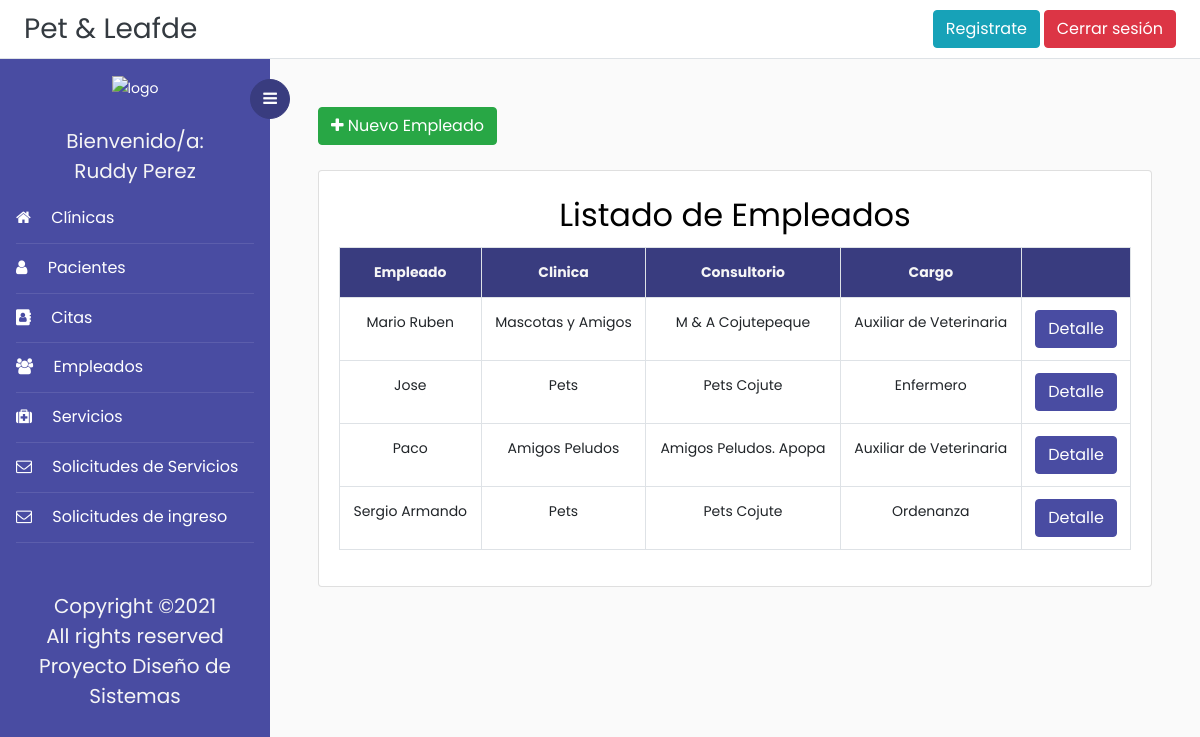
/listadoEmpleados/ (signed in), run on the app's committed database.
### Veterinaria/models.py (models this page shows, shortened)
class Empleado(models.Model):
    duiEmp = models.CharField(max_length=10, verbose_name="DUI", help_text="########-#",primary_key=True, validators=[formato_Dui])
    nombreEmp = models.CharField(max_length=100, validators=[solo_Letras])
    apellidoEmp = models.CharField(max_length=100, validators=[solo_Letras])
    telefonoEmp = models.CharField(max_length=10, help_text="####-####", validators=[formato_Telefono])
    cargo = models.CharField(max_length=50)
    salario = models.CharField(max_length=9, validators=[solo_Numeros])
    clinica = models.ForeignKey('Clinica', on_delete = models.PROTECT)
    consultorio = models.ForeignKey('Consultorio', on_delete = models.CASCADE)

class Consultorio(models.Model):
    clinica = models.ForeignKey('Clinica', on_delete = models.CASCADE)
    nombre = models.CharField(max_length=60)
    direccion = models.TextField()
    longitud = models.FloatField(blank=True, null=True)
    latitud = models.FloatField(blank=True, null=True)
    correoElectronico = models.CharField(max_length=200, null=True)
    horarios = models.CharField(max_length=50)
    telefono = models.CharField(max_length=9, validators=[formato_Telefono])
    servicios = models.ManyToManyField('Servicio')
    fechaIngreso = models.DateField(auto_now_add=True, null=True)
    ESTADO = (('Activa','Activa'),('Inactiva', 'Inactiva'))
    estado = models.CharField(max_length=10, choices=ESTADO, default="Activa")
    def __str__(self):
        return self.nombre

class Clinica(models.Model):
    id = models.IntegerField(primary_key = True)
    propietario = models.CharField(max_length=50, validators=[solo_Letras])
    nombre = models.CharField(max_length=60)
    direccion = models.TextField()
    horarios = models.CharField(max_length=50)
    telefono = models.CharField(max_length=9)
    fechaIngreso = models.DateField(auto_now_add=True, null=True)
    correoElectronico = models.CharField(max_length=200, null=True)
    ESTADO = (('Activa','Activa'),('Inactiva', 'Inactiva'))
    estado = models.CharField(max_length=10, choices=ESTADO, default="Activa")

### Veterinaria/views.py (the view)
# urls.py: path('listadoEmpleados/', login_required(ListarEmpleados.as_view()), name='listado_empleados'),
class ListarEmpleados(ListView):
    model = Empleado
    template_name = 'Plantillas/listadoEmpleados.html'
    context_object_name = 'empleados'

### Veterinaria/templates/Plantillas/listadoEmpleados.html (shortened to what this page needs)
{% extends 'base.html' %}
{% block content %}
<div class="d-flex justify-content-start">
		<a href="{% url 'crear_empleado' %}" class="btn btn-success"><i class="fa fa-plus" aria-hidden="true"></i> Nuevo Empleado</a>
</div>&nbsp;
<div class="row">
    <div class="col-md">
        <div class="card">
            <div class="card-body">
                <h2 align ="center">Listado de Empleados</h2>
                <table  class="table table-bordered ">
					<tr style="text-align: center; background-color: #393c7f; color:whitesmoke;">
						<th style="text-align: center">Empleado</th>
						<th style="text-align: center">Clinica</th>
						<th style="text-align: center">Consultorio</th>
						<th style="text-align: center">Cargo</th>
						<th></th>
					</tr>
					{% for p in empleados %}
						<tr>
							<td style="text-align: center">
								<div>{{p.nombreEmp}}</div>
							</td>
							<td style="text-align: center">
								<div>{{p.consultorio.clinica.nombre}}</div>
							</td>
							<td style="text-align: center">
								{{p.consultorio}}
							</td>
							<td style="text-align: center">
								{{p.cargo}}
							</td>
							<td style="text-align: center">
								<a href="{% url 'detalle_empleado' p.duiEmp %}" class="btn btn-primary" style="color:white;">Detalle</a>
							</td>
						</tr>
					{% endfor %}
				</table>
            </div>
        </div>
    </div>
</div>&nbsp;
{% endblock content%}

### Veterinaria/templates/base.html (shortened to what this page needs)
<!doctype html>
<html lang="en">
  <head>
	<link rel="stylesheet" href="https://cdnjs.cloudflare.com/ajax/libs/select2/4.0.13/css/select2.min.css" />
    <link rel="stylesheet" href="https://cdn.jsdelivr.net/bxslider/4.2.12/jquery.bxslider.css">
	<link rel="stylesheet" href="https://stackpath.bootstrapcdn.com/font-awesome/4.7.0/css/font-awesome.min.css">
    {% load static %}
	<link rel="stylesheet" href="{% static 'css/style.css' %}">
    <link href='https://api.mapbox.com/mapbox-gl-js/v2.3.1/mapbox-gl.css' rel='stylesheet' />
  </head>
  <body>
		{% block navbar %}
	  <div class="d-flex flex-column flex-md-row align-items-center p-2 px-md-4 bg-white border-bottom box-shadow">
      <h3 class="my-0 mr-md-auto font-weight-normal" ><a class="text-dark" href="{% url 'index' %}">Pet & Leafde</a></h3>
	  <a class="btn btn-info" href="{% url 'registro'%}">Registrate</a>&nbsp;
	  {% if request.user.is_authenticated %}
      <a class="btn btn-danger" href="{% url 'logout' %}">Cerrar sesión</a>
	  {% else %}
	  <a class="btn btn-success" href="{% url 'login' %}">Iniciar sesión</a>
	  {% endif %}
    </div>
		<div class="wrapper d-flex align-items-stretch">
			<nav id="sidebar">
				<div class="custom-menu">
					<button type="button" id="sidebarCollapse" class="btn btn-primary">
	          <i class="fa fa-bars"></i>
	        </button>
        </div>
				<div class="p-3">
        <div class="contenedor_logo" align="center">
            <img  class="logo"  src="{% static 'images/logo.png'%}" alt="logo">
        </div>&nbsp;
			{% if request.user.is_authenticated %}
			<h5 style="color:whitesmoke;" class="my-0 mr-md-auto font-weight-normal" align ="center">Bienvenido/a:</h5>
			<h5 style="color:whitesmoke;" align ='center'>{{user.first_name}} {{user.last_name}}</h5>
	        <ul class="list-unstyled components mb-5">
	          <li class="active">
	            <a href="{% url 'listar_clinica' %}"><span class="fa fa-home mr-3"></span> Clínicas</a>
	          </li>
	          <li class="active">
	            <a href="{% url 'listado_pacientes' %}"><span class="fa fa-user mr-3"></span> Pacientes</a>
	          </li>
	          <li class="active">
              <a href="{% url 'listado_citas' %}"><span class="fa fa-address-book mr-3"></span> Citas</a>
	          </li>
	          <li class="active">
              	<a href="{% url 'listado_empleados' %}"><span class="fa fa-users mr-3"></span> Empleados</a>
	          </li>
			  <li class="active">
              	<a href="{% url 'listado_servicios' %}"><span class="fa fa-medkit mr-3"></span> Servicios</a>
	          </li>
			  <li class="active">
              	<a href="{% url 'listado_solicitud_servicio' %}"><span class="fa fa-envelope-o mr-3"></span> Solicitudes de Servicios</a>
	          </li>
			  <li class="active">
				<a href="{% url 'listado_solicitudes' %}"><span class="fa fa-envelope-o mr-3"></span> Solicitudes de ingreso</a>
			</li>
			</ul>
			{% endif %}
	        <div class="footer">
	        	<h5 align="center" style="color:whitesmoke;">
						  Copyright &copy;<script>document.write(new Date().getFullYear());</script><br>
						  All rights reserved <br> Proyecto Diseño de Sistemas
	        </div>
	      </div>
    	</nav>
        {% endblock navbar%}
      <div id="content" class="p-4 p-md-5 pt-5">
	  {% block content %}{% endblock content%}
  </body>
</html>

### data on the page
Empleado: nombreEmp "Mario Ruben", consultorio.clinica.nombre "Mascotas y Amigos", consultorio "M & A Cojutepeque", cargo "Auxiliar de Veterinaria"
Empleado: nombreEmp "Jose", consultorio.clinica.nombre "Pets", consultorio "Pets Cojute", cargo "Enfermero"
Empleado: nombreEmp "Paco", consultorio.clinica.nombre "Amigos Peludos", consultorio "Amigos Peludos. Apopa", cargo "Auxiliar de Veterinaria"
Empleado: nombreEmp "Sergio Armando", consultorio.clinica.nombre "Pets", consultorio "Pets Cojute", cargo "Ordenanza"

### other printed values
{{ user.first_name }} "Ruddy"
{{ user.last_name }} "Perez"
